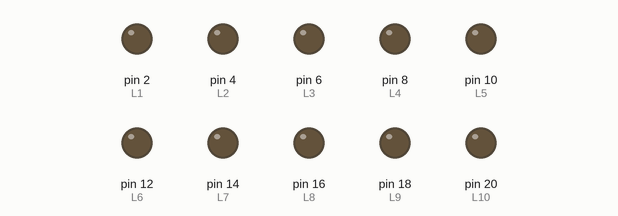
A sketch run on a simulated Arduino Mega 2560, built with avr-gcc and run on an emulated ATmega2560. On the bench: output pins drawn as LEDs (lit = HIGH).

Above: at 0.1 s.
At 5.1 s:
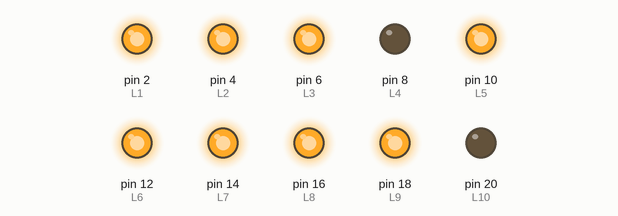
At 11.1 s:
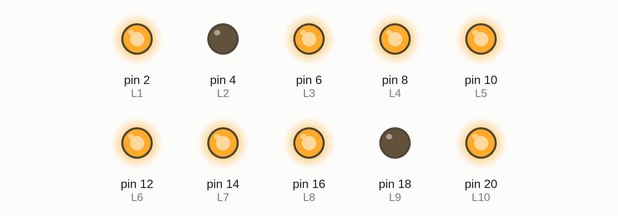
At 17.1 s:
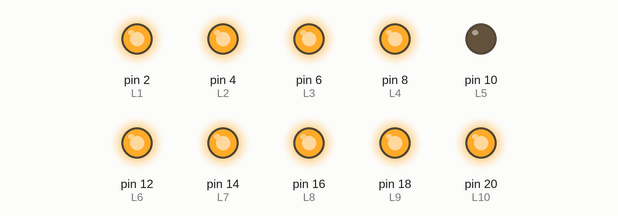
At 26.1 s:
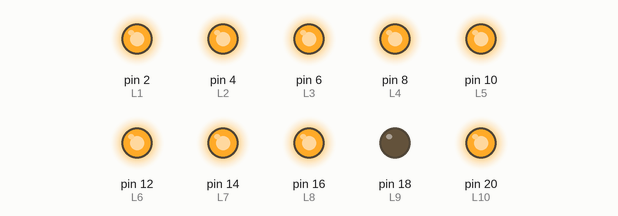
At 37.6 s:
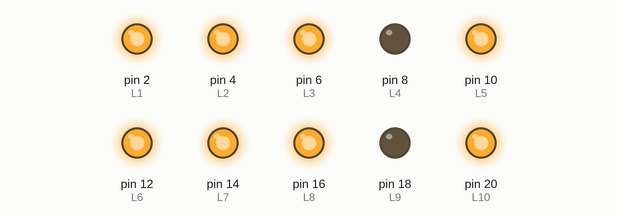
Timing chart, 0 to 40.0 s (numbered marks = the images above):
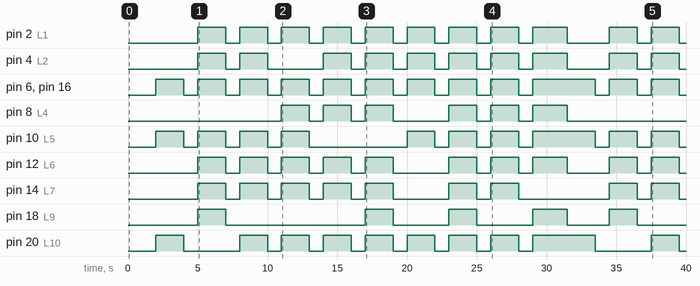

Measured:
- by itself, pin 2 (L1): goes 8 × (HIGH 2.0 s, LOW 1.0 s), HIGH 2.5 s, LOW 3.0 s, HIGH 2.0 s, LOW 1.0 s, HIGH 2.0 s, then LOW
- by itself, pin 4 (L2): LOW → HIGH at 5.0 s, → LOW 2.0 s later, → HIGH 1.0 s later, → LOW 2.0 s later, … (20 changes in this stretch)
- by itself, pin 6 (L3), pin 16 (L8): goes 9 × (HIGH 2.0 s, LOW 1.0 s), HIGH 4.5 s, LOW 1.0 s, HIGH 2.0 s, LOW 1.0 s, HIGH 2.0 s, then LOW
- by itself, pin 8 (L4): LOW → HIGH at 11.0 s, → LOW 2.0 s later, → HIGH 1.0 s later, → LOW 2.0 s later, … (12 changes in this stretch)
- by itself, pin 10 (L5): LOW → HIGH at 2.0 s, → LOW 2.0 s later, → HIGH 1.0 s later, → LOW 2.0 s later, … (20 changes in this stretch)
- by itself, pin 12 (L6): LOW → HIGH at 5.0 s, → LOW 2.0 s later, → HIGH 1.0 s later, → LOW 2.0 s later, … (20 changes in this stretch)
- by itself, pin 14 (L7): LOW → HIGH at 5.0 s, → LOW 2.0 s later, → HIGH 1.0 s later, → LOW 2.0 s later, … (18 changes in this stretch)
- by itself, pin 18 (L9): LOW → HIGH at 5.0 s, → LOW 2.0 s later, → HIGH 10.0 s later, → LOW 2.0 s later, … (10 changes in this stretch)

The sketch:

led_display.ino
```cpp
int L1 = 2;
int L2 = 4;
int L3 = 6;
int L4 = 8;
int L5 = 10;
int L6 = 12;
int L7 = 14;
int L8 = 16;
int L9 = 18;
int L10 =20 ;
int L11 = 22;
int L12 =24 ;
int L13 = 26;


void setup() {
  // put your setup code here, to run once:
    pinMode(L1 , OUTPUT);
    pinMode(L2 , OUTPUT);
    pinMode(L3 , OUTPUT);
    pinMode(L4 , OUTPUT);
    pinMode(L5 , OUTPUT);
    pinMode(L6 , OUTPUT);
    pinMode(L7 , OUTPUT);
    pinMode(L8 , OUTPUT);
    pinMode(L9 , OUTPUT);
    pinMode(L10 , OUTPUT);
}

void loop() {
    delay(2000);

    a();
    delay(500);
    b();
    delay(500);
    c();
    delay(500);
    d();
    delay(500);
    e();
    delay(500);
    f();
    delay(500);
    g();
    delay(500);
    h();
    delay(500);
    i();
    delay(500);
    zero();
    delay(500);

}

void a(){
    //  1
  digitalWrite(L1 , 0);
  digitalWrite(L2 , 0);
  digitalWrite(L3, 1);
  digitalWrite(L4 ,0 );
  digitalWrite(L5 , 1);
  digitalWrite(L6 , 0);
  digitalWrite(L7 , 0);
  digitalWrite(L8 , 1);
  digitalWrite(L9 , 0);
  digitalWrite(L10 , 1);
  digitalWrite(L11 , 0);
  digitalWrite(L12 , 0);
  digitalWrite(L13 , 1);

  delay(2000);
   //  1
  digitalWrite(L1 , 0);
  digitalWrite(L2 , 0);
  digitalWrite(L3, 0);
  digitalWrite(L4 ,0 );
  digitalWrite(L5 , 0);
  digitalWrite(L6 , 0);
  digitalWrite(L7 , 0);
  digitalWrite(L8 , 0);
  digitalWrite(L9 , 0);
  digitalWrite(L10 , 0);
  digitalWrite(L11 , 0);
  digitalWrite(L12 , 0);
  digitalWrite(L13 , 0);
  delay(500);

}

void b(){
//  2
   digitalWrite(L1 , 1);
  digitalWrite(L2 , 1);
  digitalWrite(L3, 1);
  digitalWrite(L4 ,0 );
  digitalWrite(L5 , 1);
  digitalWrite(L6 , 1);
  digitalWrite(L7 , 1);
  digitalWrite(L8 , 1);
  digitalWrite(L9 , 1);
  digitalWrite(L10 , 0);
  digitalWrite(L11 , 1);
  digitalWrite(L12 , 1);
  digitalWrite(L13 , 1);

  delay(2000);
   //  2
  digitalWrite(L1 , 0);
  digitalWrite(L2 , 0);
  digitalWrite(L3, 0);
  digitalWrite(L4 ,0 );
  digitalWrite(L5 , 0);
  digitalWrite(L6 , 0);
  digitalWrite(L7 , 0);
  digitalWrite(L8 , 0);
  digitalWrite(L9 , 0);
  digitalWrite(L10 , 0);
  digitalWrite(L11 , 0);
  digitalWrite(L12 , 0);
  digitalWrite(L13 , 0);
  delay(500);

}

void c(){
       //  3
  digitalWrite(L1 , 1);
  digitalWrite(L2 , 1);
  digitalWrite(L3, 1);
  digitalWrite(L4 ,0 );
  digitalWrite(L5 , 1);
  digitalWrite(L6 , 1);
  digitalWrite(L7 , 1);
  digitalWrite(L8 , 1);
  digitalWrite(L9 , 0);
  digitalWrite(L10 , 1);
  digitalWrite(L11 , 1);
  digitalWrite(L12 , 1);
  digitalWrite(L13 , 1);

  delay(2000);

  // 3

  digitalWrite(L1 , 0);
  digitalWrite(L2 , 0);
  digitalWrite(L3, 0);
  digitalWrite(L4 ,0 );
  digitalWrite(L5 , 0);
  digitalWrite(L6 , 0);
  digitalWrite(L7 , 0);
  digitalWrite(L8 , 0);
  digitalWrite(L9 , 0);
  digitalWrite(L10 , 0);
  digitalWrite(L11 , 0);
  digitalWrite(L12 , 0);
  digitalWrite(L13 , 0);
  delay(500);
}

void d(){

   //  4
  digitalWrite(L1 , 1);
  digitalWrite(L2 , 0);
  digitalWrite(L3, 1);
  digitalWrite(L4 ,1 );
  digitalWrite(L5 , 5);
  digitalWrite(L6 , 1);
  digitalWrite(L7 , 1);
  digitalWrite(L8 , 1);
  digitalWrite(L9 , 0);
  digitalWrite(L10 , 1);
  digitalWrite(L11 , 0);
  digitalWrite(L12 , 0);
  digitalWrite(L13 , 1);
  delay(2000);

   //  4
  digitalWrite(L1 , 0);
  digitalWrite(L2 , 0);
  digitalWrite(L3, 0);
  digitalWrite(L4 ,0 );
  digitalWrite(L5 , 0);
  digitalWrite(L6 , 0);
  digitalWrite(L7 , 0);
  digitalWrite(L8 , 0);
  digitalWrite(L9 , 0);
  digitalWrite(L10 , 0);
  digitalWrite(L11 , 0);
  digitalWrite(L12 , 0);
  digitalWrite(L13 , 0);
  delay(500);
}

void e(){
   //  5
  digitalWrite(L1 , 1);
  digitalWrite(L2 , 1);
  digitalWrite(L3 , 1);
  digitalWrite(L4 , 1 );
  digitalWrite(L5 , 0);
  digitalWrite(L6 , 1);
  digitalWrite(L7 , 1);
  digitalWrite(L8 , 1);
  digitalWrite(L9 , 0);
  digitalWrite(L10 , 1);
  digitalWrite(L11 , 1);
  digitalWrite(L12 , 1);
  digitalWrite(L13 , 1);
  delay(2000);

   //  5
  digitalWrite(L1 , 0);
  digitalWrite(L2 , 0);
  digitalWrite(L3, 0);
  digitalWrite(L4 ,0 );
  digitalWrite(L5 , 0);
  digitalWrite(L6 , 0);
  digitalWrite(L7 , 0);
  digitalWrite(L8 , 0);
  digitalWrite(L9 , 0);
  digitalWrite(L10 , 0);
  digitalWrite(L11 , 0);
  digitalWrite(L12 , 0);
  digitalWrite(L13 , 0);
  delay(500);
}

void f(){
   //  6
  digitalWrite(L1 , 1);
  digitalWrite(L2 , 1);
  digitalWrite(L3 , 1);
  digitalWrite(L4 , 1 );
  digitalWrite(L5 , 0);
  digitalWrite(L6 , 1);
  digitalWrite(L7 , 1);
  digitalWrite(L8 , 1);
  digitalWrite(L9 , 1);
  digitalWrite(L10 , 1);
  digitalWrite(L11 , 1);
  digitalWrite(L12 , 1);
  digitalWrite(L13 , 1);
  delay(2000);

   //  6
  digitalWrite(L1 , 0);
  digitalWrite(L2 , 0);
  digitalWrite(L3, 0);
  digitalWrite(L4 ,0 );
  digitalWrite(L5 , 0);
  digitalWrite(L6 , 0);
  digitalWrite(L7 , 0);
  digitalWrite(L8 , 0);
  digitalWrite(L9 , 0);
  digitalWrite(L10 , 0);
  digitalWrite(L11 , 0);
  digitalWrite(L12 , 0);
  digitalWrite(L13 , 0);
  delay(500);
}

void g(){
   //  7
  digitalWrite(L1 , 1);
  digitalWrite(L2 , 1);
  digitalWrite(L3, 1);
  digitalWrite(L4 ,0 );
  digitalWrite(L5 , 1);
  digitalWrite(L6 , 0);
  digitalWrite(L7 , 0);
  digitalWrite(L8 , 1);
  digitalWrite(L9 , 0);
  digitalWrite(L10 , 1);
  digitalWrite(L11 , 0);
  digitalWrite(L12 , 0);
  digitalWrite(L13 , 1);

  delay(2000);

   //  7
  digitalWrite(L1 , 0);
  digitalWrite(L2 , 0);
  digitalWrite(L3, 0);
  digitalWrite(L4 ,0 );
  digitalWrite(L5 , 0);
  digitalWrite(L6 , 0);
  digitalWrite(L7 , 0);
  digitalWrite(L8 , 0);
  digitalWrite(L9 , 0);
  digitalWrite(L10 , 0);
  digitalWrite(L11 , 0);
  digitalWrite(L12 , 0);
  digitalWrite(L13 , 0);
  delay(500);
}

void h(){
   // 8
  digitalWrite(L1 , 1);
  digitalWrite(L2 , 1);
  digitalWrite(L3, 1);
  digitalWrite(L4 ,1 );
  digitalWrite(L5 , 1);
  digitalWrite(L6 , 1);
  digitalWrite(L7 , 1);
  digitalWrite(L8 , 1);
  digitalWrite(L9 , 1);
  digitalWrite(L10 , 1);
  digitalWrite(L11 , 1);
  digitalWrite(L12 , 1);
  digitalWrite(L13 , 1);
  delay(2000);

   //  8
  digitalWrite(L1 , 0);
  digitalWrite(L2 , 0);
  digitalWrite(L3, 0);
  digitalWrite(L4 ,0 );
  digitalWrite(L5 , 0);
  digitalWrite(L6 , 0);
  digitalWrite(L7 , 0);
  digitalWrite(L8 , 0);
  digitalWrite(L9 , 0);
  digitalWrite(L10 , 0);
  digitalWrite(L11 , 0);
  digitalWrite(L12 , 0);
  digitalWrite(L13 , 0);
  delay(500);
}
void i(){
   //  9
  digitalWrite(L1 , 1);
  digitalWrite(L2 , 1);
  digitalWrite(L3, 1);
  digitalWrite(L4 ,1 );
  digitalWrite(L5 , 1);
  digitalWrite(L6 , 1);
  digitalWrite(L7 , 1);
  digitalWrite(L8 , 1);
  digitalWrite(L9 , 0);
  digitalWrite(L10 , 1);
  digitalWrite(L11 , 1);
  digitalWrite(L12 , 1);
  digitalWrite(L13 , 1);
  delay(2000);

   //  9
  digitalWrite(L1 , 0);
  digitalWrite(L2 , 0);
  digitalWrite(L3, 0);
  digitalWrite(L4 ,0 );
  digitalWrite(L5 , 0);
  digitalWrite(L6 , 0);
  digitalWrite(L7 , 0);
  digitalWrite(L8 , 0);
  digitalWrite(L9 , 0);
  digitalWrite(L10 , 0);
  digitalWrite(L11 , 0);
  digitalWrite(L12 , 0);
  digitalWrite(L13 , 0);
  delay(500);
}

void zero(){
   //  0
  digitalWrite(L1 , 1);
  digitalWrite(L2 , 1);
  digitalWrite(L3, 1);
  digitalWrite(L4 ,1 );
  digitalWrite(L5 , 1);
  digitalWrite(L6 , 1);
  digitalWrite(L7 , 0);
  digitalWrite(L8 , 1);
  digitalWrite(L9 , 1);
  digitalWrite(L10 , 1);
  digitalWrite(L11 , 1);
  digitalWrite(L12 , 1);
  digitalWrite(L13 , 1);
}
```
